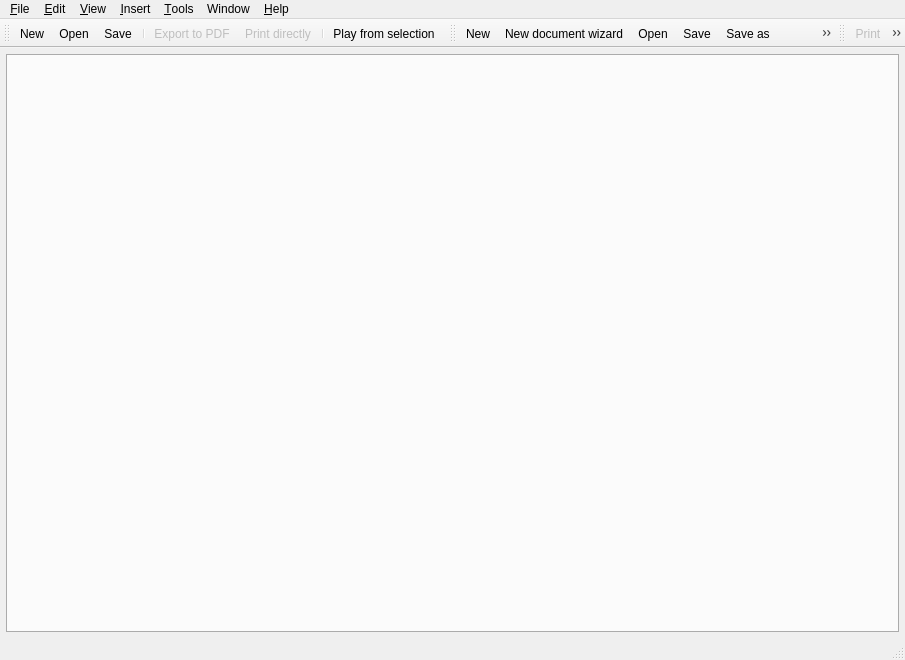
<ui version="4.0" >
 <author>Reinhard Katzmann, Matevž Jekovec</author>
 <class>uiMainWindow</class>
 <widget class="QMainWindow" name="uiMainWindow" >
  <property name="geometry" >
   <rect>
    <x>0</x>
    <y>0</y>
    <width>905</width>
    <height>660</height>
   </rect>
  </property>
  <property name="windowTitle" >
   <string>Canorus - Score editor</string>
  </property>
  <property name="windowIcon" >
   <iconset resource="mainwin.qrc" >:/menu/images/clogosm.png</iconset>
  </property>
  <property name="statusTip" >
   <string/>
  </property>
  <widget class="QWidget" name="uiCentralWidget" >
   <layout class="QGridLayout" >
    <property name="margin" >
     <number>6</number>
    </property>
    <property name="spacing" >
     <number>4</number>
    </property>
    <item row="0" column="0" >
     <widget class="QTabWidget" name="uiTabWidget" >
      <property name="sizePolicy" >
       <sizepolicy>
        <hsizetype>7</hsizetype>
        <vsizetype>7</vsizetype>
        <horstretch>0</horstretch>
        <verstretch>0</verstretch>
       </sizepolicy>
      </property>
      <property name="autoFillBackground" >
       <bool>false</bool>
      </property>
      <property name="tabPosition" >
       <enum>QTabWidget::South</enum>
      </property>
     </widget>
    </item>
   </layout>
  </widget>
  <widget class="QMenuBar" name="uiMenuBar" >
   <property name="geometry" >
    <rect>
     <x>0</x>
     <y>0</y>
     <width>905</width>
     <height>36</height>
    </rect>
   </property>
   <widget class="QMenu" name="uiMenuEdit" >
    <property name="title" >
     <string>&amp;Edit</string>
    </property>
    <addaction name="uiUndo" />
    <addaction name="uiRedo" />
    <addaction name="separator" />
    <addaction name="uiCut" />
    <addaction name="uiCopy" />
    <addaction name="uiPaste" />
    <addaction name="separator" />
    <addaction name="uiSelectAll" />
    <addaction name="uiInvertSelection" />
    <addaction name="separator" />
    <addaction name="uiProperties" />
   </widget>
   <widget class="QMenu" name="uiMenuFile" >
    <property name="title" >
     <string>&amp;File</string>
    </property>
    <addaction name="uiNewDocument" />
    <addaction name="uiNewDocumentWizard" />
    <addaction name="uiOpenDocument" />
    <addaction name="uiSaveDocument" />
    <addaction name="uiSaveDocumentAs" />
    <addaction name="uiCloseDocument" />
    <addaction name="separator" />
    <addaction name="uiDocumentProperties" />
    <addaction name="separator" />
    <addaction name="uiImportDocument" />
    <addaction name="uiExportDocument" />
    <addaction name="separator" />
    <addaction name="uiPrintPreview" />
    <addaction name="uiPrint" />
    <addaction name="separator" />
    <addaction name="uiQuit" />
   </widget>
   <widget class="QMenu" name="uiMenuHelp" >
    <property name="title" >
     <string>&amp;Help</string>
    </property>
    <addaction name="uiUsersGuide" />
    <addaction name="uiWhatsThis" />
    <addaction name="uiTipOfTheDay" />
    <addaction name="separator" />
    <addaction name="uiAboutCanorus" />
    <addaction name="uiAboutQt" />
   </widget>
   <widget class="QMenu" name="uiMenuWindow" >
    <property name="title" >
     <string>Window</string>
    </property>
    <addaction name="uiNewViewport" />
    <addaction name="uiNewWindow" />
    <addaction name="separator" />
    <addaction name="uiSplitHorizontally" />
    <addaction name="uiSplitVertically" />
    <addaction name="uiCloseCurrentView" />
    <addaction name="uiUnsplitAll" />
   </widget>
   <widget class="QMenu" name="uiMenuView" >
    <property name="title" >
     <string>&amp;View</string>
    </property>
    <widget class="QMenu" name="uiMenuSourceView" >
     <property name="title" >
      <string>Source view</string>
     </property>
     <addaction name="uiLilyPondSource" />
     <addaction name="uiCanorusMLSource" />
    </widget>
    <widget class="QMenu" name="uiMenuZoom" >
     <property name="title" >
      <string>Zoom</string>
     </property>
     <addaction name="uiZoomToWidth" />
     <addaction name="uiZoomToHeight" />
     <addaction name="uiZoomToFit" />
     <addaction name="uiZoomToSelection" />
     <addaction name="separator" />
     <addaction name="uiCustomZoom" />
    </widget>
    <addaction name="separator" />
    <addaction name="uiMenuZoom" />
    <addaction name="uiAnimatedScroll" />
    <addaction name="uiLockScrollPlayback" />
    <addaction name="separator" />
    <addaction name="uiScoreView" />
    <addaction name="uiMenuSourceView" />
    <addaction name="separator" />
    <addaction name="uiShowStatusBar" />
    <addaction name="uiFullscreen" />
   </widget>
   <widget class="QMenu" name="uiMenuTools" >
    <property name="title" >
     <string>&amp;Tools</string>
    </property>
    <addaction name="uiGotoBar" />
    <addaction name="uiTranspose" />
    <addaction name="uiNoteCount" />
    <addaction name="separator" />
    <addaction name="uiSettings" />
   </widget>
   <widget class="QMenu" name="uiMenuInsert" >
    <property name="title" >
     <string>&amp;Insert</string>
    </property>
    <addaction name="uiNewSheet" />
    <addaction name="uiNewContext" />
    <addaction name="uiNewVoice" />
    <addaction name="separator" />
    <addaction name="uiInsertPlayable" />
    <addaction name="uiInsertClef" />
    <addaction name="uiInsertKeySig" />
    <addaction name="uiInsertTimeSig" />
    <addaction name="uiInsertBarline" />
    <addaction name="uiInsertFM" />
   </widget>
   <addaction name="uiMenuFile" />
   <addaction name="uiMenuEdit" />
   <addaction name="uiMenuView" />
   <addaction name="uiMenuInsert" />
   <addaction name="uiMenuTools" />
   <addaction name="uiMenuWindow" />
   <addaction name="uiMenuHelp" />
  </widget>
  <widget class="QStatusBar" name="uiStatusBarWidget" />
  <widget class="QToolBar" name="uiStandardToolBar" >
   <property name="orientation" >
    <enum>Qt::Horizontal</enum>
   </property>
   <attribute name="toolBarArea" >
    <number>4</number>
   </attribute>
   <addaction name="uiNewDocument" />
   <addaction name="uiOpenDocument" />
   <addaction name="uiSaveDocument" />
   <addaction name="separator" />
   <addaction name="uiExportToPdf" />
   <addaction name="uiPrintDirectly" />
   <addaction name="separator" />
   <addaction name="uiPlayFromSelection" />
  </widget>
  <widget class="QToolBar" name="uiFileToolBar" >
   <property name="orientation" >
    <enum>Qt::Horizontal</enum>
   </property>
   <attribute name="toolBarArea" >
    <number>4</number>
   </attribute>
   <addaction name="uiNewDocument" />
   <addaction name="uiNewDocumentWizard" />
   <addaction name="uiOpenDocument" />
   <addaction name="uiSaveDocument" />
   <addaction name="uiSaveDocumentAs" />
   <addaction name="uiImportDocument" />
   <addaction name="uiExportDocument" />
   <addaction name="uiCloseDocument" />
  </widget>
  <widget class="QToolBar" name="uiPrintToolBar" >
   <property name="enabled" >
    <bool>true</bool>
   </property>
   <property name="orientation" >
    <enum>Qt::Horizontal</enum>
   </property>
   <attribute name="toolBarArea" >
    <number>4</number>
   </attribute>
   <addaction name="uiPrint" />
   <addaction name="uiPrintDirectly" />
   <addaction name="uiPrintPreview" />
   <addaction name="uiExportToPdf" />
  </widget>
  <action name="uiQuit" >
   <property name="icon" >
    <iconset resource="mainwin.qrc" >:/menu/images/exit.png</iconset>
   </property>
   <property name="text" >
    <string>&amp;Quit</string>
   </property>
   <property name="shortcut" >
    <string>Ctrl+Q</string>
   </property>
  </action>
  <action name="uiNewDocument" >
   <property name="icon" >
    <iconset resource="mainwin.qrc" >:/menu/images/filenew.png</iconset>
   </property>
   <property name="text" >
    <string>&amp;New</string>
   </property>
   <property name="shortcut" >
    <string>Ctrl+N</string>
   </property>
  </action>
  <action name="uiOpenDocument" >
   <property name="icon" >
    <iconset resource="mainwin.qrc" >:/menu/images/fileopen.png</iconset>
   </property>
   <property name="text" >
    <string>&amp;Open...</string>
   </property>
   <property name="shortcut" >
    <string>Ctrl+O</string>
   </property>
  </action>
  <action name="uiSaveDocument" >
   <property name="icon" >
    <iconset resource="mainwin.qrc" >:/menu/images/filesave.png</iconset>
   </property>
   <property name="text" >
    <string>&amp;Save</string>
   </property>
   <property name="shortcut" >
    <string>Ctrl+S</string>
   </property>
  </action>
  <action name="uiSaveDocumentAs" >
   <property name="icon" >
    <iconset resource="mainwin.qrc" >:/menu/images/filesaveas.png</iconset>
   </property>
   <property name="text" >
    <string>Save &amp;as...</string>
   </property>
  </action>
  <action name="uiCloseDocument" >
   <property name="icon" >
    <iconset resource="mainwin.qrc" >:/menu/images/fileclose.png</iconset>
   </property>
   <property name="text" >
    <string>&amp;Close</string>
   </property>
  </action>
  <action name="uiImportDocument" >
   <property name="enabled" >
    <bool>false</bool>
   </property>
   <property name="icon" >
    <iconset resource="mainwin.qrc" >:/menu/images/filesave.png</iconset>
   </property>
   <property name="text" >
    <string>&amp;Import...</string>
   </property>
  </action>
  <action name="uiExportDocument" >
   <property name="icon" >
    <iconset resource="mainwin.qrc" >:/menu/images/filesave.png</iconset>
   </property>
   <property name="text" >
    <string>&amp;Export...</string>
   </property>
   <property name="shortcut" >
    <string>Ctrl+E</string>
   </property>
  </action>
  <action name="uiPrintPreview" >
   <property name="enabled" >
    <bool>false</bool>
   </property>
   <property name="icon" >
    <iconset resource="mainwin.qrc" >:/menu/images/fileprintpreview.png</iconset>
   </property>
   <property name="text" >
    <string>Print pre&amp;view...</string>
   </property>
  </action>
  <action name="uiPrint" >
   <property name="enabled" >
    <bool>false</bool>
   </property>
   <property name="icon" >
    <iconset resource="mainwin.qrc" >:/menu/images/fileprint.png</iconset>
   </property>
   <property name="text" >
    <string>&amp;Print...</string>
   </property>
   <property name="shortcut" >
    <string>Ctrl+P</string>
   </property>
  </action>
  <action name="uiUndo" >
   <property name="enabled" >
    <bool>false</bool>
   </property>
   <property name="icon" >
    <iconset resource="mainwin.qrc" >:/menu/images/editundo.png</iconset>
   </property>
   <property name="text" >
    <string>&amp;Undo</string>
   </property>
   <property name="shortcut" >
    <string>Ctrl+Z</string>
   </property>
  </action>
  <action name="uiRedo" >
   <property name="enabled" >
    <bool>false</bool>
   </property>
   <property name="icon" >
    <iconset resource="mainwin.qrc" >:/menu/images/editredo.png</iconset>
   </property>
   <property name="text" >
    <string>&amp;Redo</string>
   </property>
   <property name="shortcut" >
    <string>Ctrl+Y</string>
   </property>
  </action>
  <action name="uiCopy" >
   <property name="enabled" >
    <bool>false</bool>
   </property>
   <property name="icon" >
    <iconset resource="mainwin.qrc" >:/menu/images/editcopy.png</iconset>
   </property>
   <property name="text" >
    <string>&amp;Copy</string>
   </property>
   <property name="shortcut" >
    <string>Ctrl+C</string>
   </property>
  </action>
  <action name="uiCut" >
   <property name="enabled" >
    <bool>false</bool>
   </property>
   <property name="icon" >
    <iconset resource="mainwin.qrc" >:/menu/images/editcut.png</iconset>
   </property>
   <property name="text" >
    <string>C&amp;ut</string>
   </property>
   <property name="shortcut" >
    <string>Ctrl+X</string>
   </property>
  </action>
  <action name="uiPaste" >
   <property name="enabled" >
    <bool>false</bool>
   </property>
   <property name="icon" >
    <iconset resource="mainwin.qrc" >:/menu/images/editpaste.png</iconset>
   </property>
   <property name="text" >
    <string>&amp;Paste</string>
   </property>
   <property name="shortcut" >
    <string>Ctrl+V</string>
   </property>
  </action>
  <action name="uiSelectAll" >
   <property name="enabled" >
    <bool>false</bool>
   </property>
   <property name="text" >
    <string>Select &amp;all</string>
   </property>
   <property name="shortcut" >
    <string>Ctrl+A</string>
   </property>
  </action>
  <action name="uiInvertSelection" >
   <property name="enabled" >
    <bool>false</bool>
   </property>
   <property name="text" >
    <string>Invert Selection</string>
   </property>
  </action>
  <action name="actionZoom_Level" >
   <property name="text" >
    <string>Zoom &amp;Level...</string>
   </property>
  </action>
  <action name="actionZoom_In" >
   <property name="text" >
    <string>Zoom &amp;In</string>
   </property>
   <property name="shortcut" >
    <string>Ctrl++</string>
   </property>
  </action>
  <action name="actionZoom_Out" >
   <property name="text" >
    <string>Zoom &amp;Out</string>
   </property>
   <property name="shortcut" >
    <string>Ctrl+-</string>
   </property>
  </action>
  <action name="uiZoomToWidth" >
   <property name="text" >
    <string>Fit to width</string>
   </property>
  </action>
  <action name="uiGotoBar" >
   <property name="text" >
    <string>Find bar...</string>
   </property>
   <property name="shortcut" >
    <string>Ctrl+G</string>
   </property>
  </action>
  <action name="uiShowStatusBar" >
   <property name="checkable" >
    <bool>true</bool>
   </property>
   <property name="checked" >
    <bool>true</bool>
   </property>
   <property name="text" >
    <string>St&amp;atus bar</string>
   </property>
  </action>
  <action name="uiFullscreen" >
   <property name="checkable" >
    <bool>true</bool>
   </property>
   <property name="text" >
    <string>&amp;Fullscreen</string>
   </property>
  </action>
  <action name="uiInsertTimeSig" >
   <property name="checkable" >
    <bool>true</bool>
   </property>
   <property name="text" >
    <string>&amp;Time signature...</string>
   </property>
  </action>
  <action name="uiInsertKeySig" >
   <property name="checkable" >
    <bool>true</bool>
   </property>
   <property name="text" >
    <string>&amp;Key signature...</string>
   </property>
  </action>
  <action name="uiInsertBarline" >
   <property name="checkable" >
    <bool>true</bool>
   </property>
   <property name="text" >
    <string>Barline...</string>
   </property>
  </action>
  <action name="uiTranspose" >
   <property name="text" >
    <string>&amp;Transpose...</string>
   </property>
  </action>
  <action name="uiNoteCount" >
   <property name="text" >
    <string>Note &amp;count...</string>
   </property>
  </action>
  <action name="uiSettings" >
   <property name="icon" >
    <iconset resource="mainwin.qrc" >:/menu/images/settings.png</iconset>
   </property>
   <property name="text" >
    <string>&amp;Settings...</string>
   </property>
  </action>
  <action name="uiUsersGuide" >
   <property name="text" >
    <string>User's guide...</string>
   </property>
  </action>
  <action name="uiWhatsThis" >
   <property name="text" >
    <string>What's &amp;this</string>
   </property>
  </action>
  <action name="uiTipOfTheDay" >
   <property name="checkable" >
    <bool>false</bool>
   </property>
   <property name="text" >
    <string>Tip of the &amp;day</string>
   </property>
  </action>
  <action name="uiAboutCanorus" >
   <property name="icon" >
    <iconset resource="mainwin.qrc" >:/menu/images/clogosm.png</iconset>
   </property>
   <property name="text" >
    <string>About &amp;Canorus...</string>
   </property>
  </action>
  <action name="uiAboutQt" >
   <property name="text" >
    <string>About &amp;Qt...</string>
   </property>
  </action>
  <action name="uiSplitHorizontally" >
   <property name="text" >
    <string>Split view horizontally</string>
   </property>
  </action>
  <action name="uiSplitVertically" >
   <property name="text" >
    <string>Split view vertically</string>
   </property>
  </action>
  <action name="uiCloseCurrentView" >
   <property name="enabled" >
    <bool>false</bool>
   </property>
   <property name="text" >
    <string>Close current view</string>
   </property>
  </action>
  <action name="uiUnsplitAll" >
   <property name="enabled" >
    <bool>false</bool>
   </property>
   <property name="text" >
    <string>Unsplit All</string>
   </property>
  </action>
  <action name="uiNewViewport" >
   <property name="text" >
    <string>New view</string>
   </property>
  </action>
  <action name="uiNewSheet" >
   <property name="text" >
    <string>New sheet</string>
   </property>
  </action>
  <action name="uiNewContext" >
   <property name="checkable" >
    <bool>true</bool>
   </property>
   <property name="text" >
    <string>New context...</string>
   </property>
  </action>
  <action name="uiPlayFromSelection" >
   <property name="checkable" >
    <bool>true</bool>
   </property>
   <property name="icon" >
    <iconset resource="mainwin.qrc" >:/menu/images/player_play.png</iconset>
   </property>
   <property name="text" >
    <string>Play from selection</string>
   </property>
  </action>
  <action name="uiAnimatedScroll" >
   <property name="checkable" >
    <bool>true</bool>
   </property>
   <property name="checked" >
    <bool>true</bool>
   </property>
   <property name="text" >
    <string>Animated scroll</string>
   </property>
  </action>
  <action name="uiLockScrollPlayback" >
   <property name="checkable" >
    <bool>true</bool>
   </property>
   <property name="text" >
    <string>Lock scroll while playback</string>
   </property>
  </action>
  <action name="uiZoomToHeight" >
   <property name="text" >
    <string>Fit to &amp;height</string>
   </property>
  </action>
  <action name="uiZoomToFit" >
   <property name="text" >
    <string>Best &amp;fit</string>
   </property>
  </action>
  <action name="uiZoomToSelection" >
   <property name="text" >
    <string>Fit to selection</string>
   </property>
  </action>
  <action name="uiNewWindow" >
   <property name="text" >
    <string>New window</string>
   </property>
  </action>
  <action name="uiCustomZoom" >
   <property name="text" >
    <string>Custom...</string>
   </property>
  </action>
  <action name="uiScoreView" >
   <property name="text" >
    <string>Score view</string>
   </property>
  </action>
  <action name="uiLilyPondSource" >
   <property name="text" >
    <string>LilyPond source</string>
   </property>
  </action>
  <action name="uiCanorusMLSource" >
   <property name="text" >
    <string>CanorusML source</string>
   </property>
  </action>
  <action name="uiNewVoice" >
   <property name="icon" >
    <iconset resource="mainwin.qrc" >:/menu/images/voicenew.png</iconset>
   </property>
   <property name="text" >
    <string>New voice</string>
   </property>
  </action>
  <action name="uiProperties" >
   <property name="text" >
    <string>Properties...</string>
   </property>
  </action>
  <action name="uiDocumentProperties" >
   <property name="text" >
    <string>Document properties...</string>
   </property>
  </action>
  <action name="uiPrintDirectly" >
   <property name="enabled" >
    <bool>false</bool>
   </property>
   <property name="icon" >
    <iconset resource="mainwin.qrc" >:/menu/images/filequickprint.png</iconset>
   </property>
   <property name="text" >
    <string>Print directly</string>
   </property>
   <property name="visible" >
    <bool>false</bool>
   </property>
  </action>
  <action name="uiExportToPdf" >
   <property name="enabled" >
    <bool>false</bool>
   </property>
   <property name="icon" >
    <iconset resource="mainwin.qrc" >:/menu/images/pdf.png</iconset>
   </property>
   <property name="text" >
    <string>Export to PDF</string>
   </property>
   <property name="visible" >
    <bool>false</bool>
   </property>
  </action>
  <action name="uiNewDocumentWizard" >
   <property name="icon" >
    <iconset resource="mainwin.qrc" >:/menu/images/filenewwizard.png</iconset>
   </property>
   <property name="text" >
    <string>New document &amp;wizard...</string>
   </property>
  </action>
  <action name="uiInsertPlayable" >
   <property name="checkable" >
    <bool>true</bool>
   </property>
   <property name="text" >
    <string>Playable...</string>
   </property>
  </action>
  <action name="uiInsertFM" >
   <property name="checkable" >
    <bool>true</bool>
   </property>
   <property name="text" >
    <string>Function marking...</string>
   </property>
  </action>
  <action name="uiInsertClef" >
   <property name="checkable" >
    <bool>true</bool>
   </property>
   <property name="text" >
    <string>Clef...</string>
   </property>
  </action>
 </widget>
 <resources>
  <include location="mainwin.qrc" />
 </resources>
 <connections>
  <connection>
   <sender>uiQuit</sender>
   <signal>triggered()</signal>
   <receiver>uiMainWindow</receiver>
   <slot>close()</slot>
   <hints>
    <hint type="sourcelabel" >
     <x>-1</x>
     <y>-1</y>
    </hint>
    <hint type="destinationlabel" >
     <x>402</x>
     <y>301</y>
    </hint>
   </hints>
  </connection>
 </connections>
</ui>
